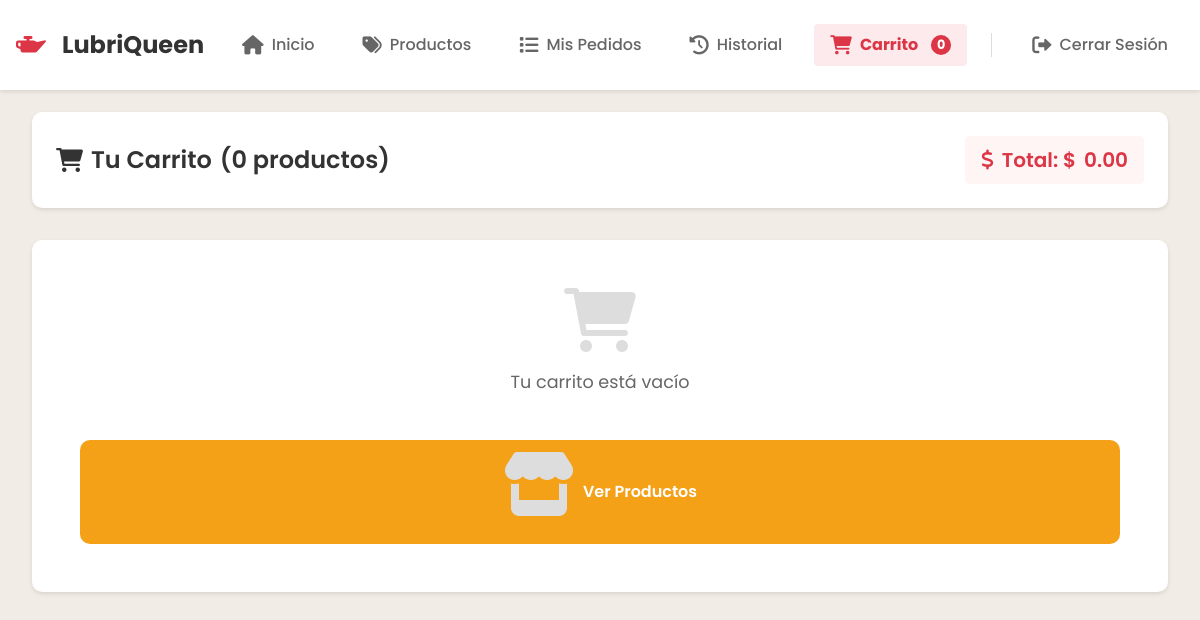
/client/cart.php (signed in), run on an earlier commit of the app's database.
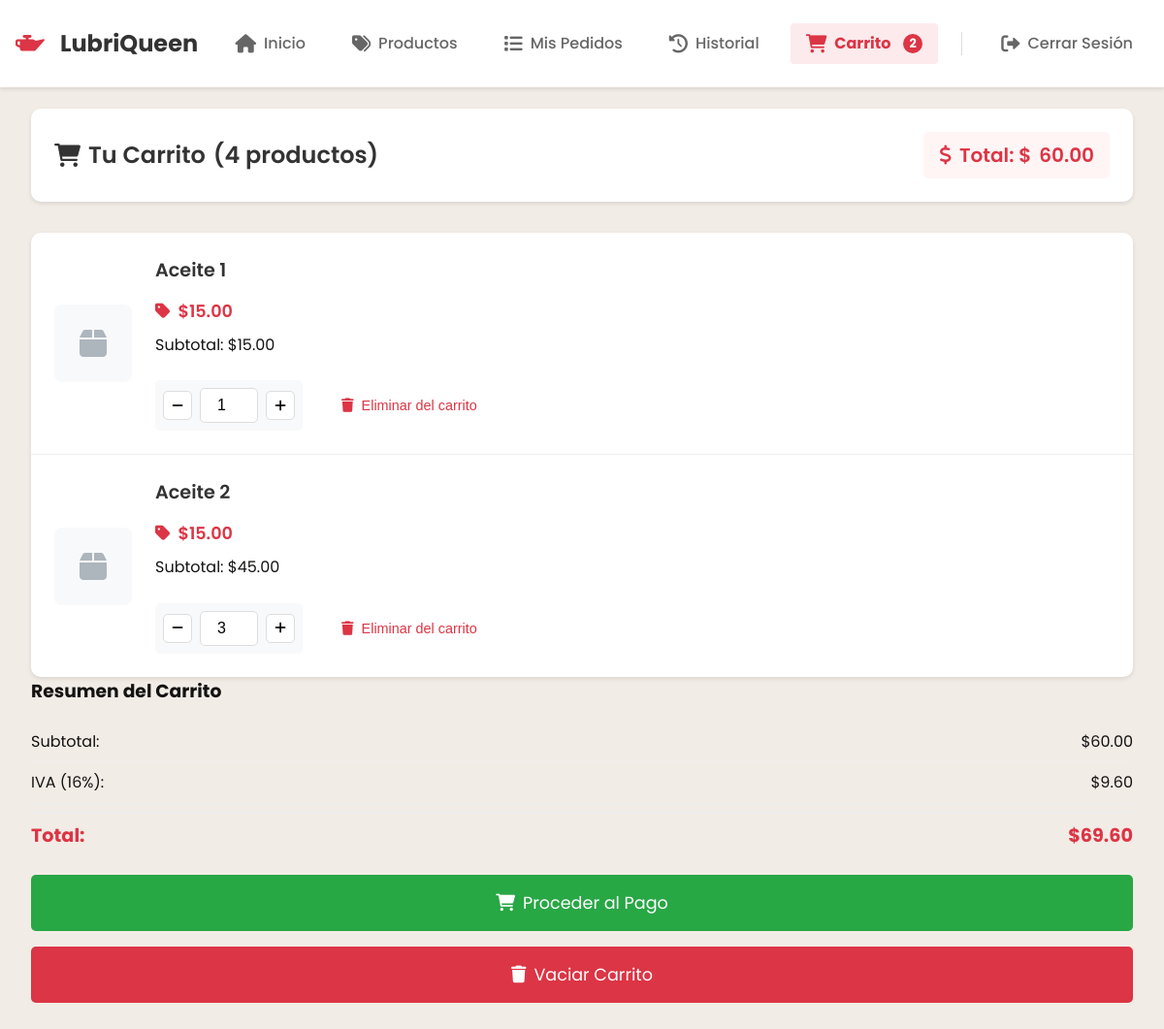
And on a later commit of the database.
### tables this page shows
CREATE TABLE `carrito` (
  `id` int(11) NOT NULL,
  `usuario_id` int(11) NOT NULL,
  `producto_id` int(11) NOT NULL,
  `cantidad` int(11) NOT NULL DEFAULT 1,
  `fecha_agregado` timestamp NOT NULL DEFAULT current_timestamp()
);

CREATE TABLE `productos` (
  `id` int(11) NOT NULL,
  `nombre` varchar(100) NOT NULL,
  `descripcion` text DEFAULT NULL,
  `precio` decimal(10,2) NOT NULL,
  `stock` int(11) NOT NULL DEFAULT 0,
  `categoria_id` int(11) DEFAULT NULL,
  `imagen` varchar(255) DEFAULT NULL,
  `estado` tinyint(1) NOT NULL DEFAULT 1,
  `fecha_creacion` timestamp NOT NULL DEFAULT current_timestamp()
);

### client/cart.php (the view, shortened to what the changed rows need)
<?php
require_once '../config/db.php';
$stmt = $conn->prepare("
    SELECT c.*, p.nombre, p.precio, p.imagen, p.stock
    FROM carrito c
    JOIN productos p ON c.producto_id = p.id
    WHERE c.usuario_id = ?
");
$stmt->execute([$_SESSION['user_id']]);
$items = $stmt->fetchAll(PDO::FETCH_ASSOC);
$total = 0;
foreach ($items as $item) {
    $total += $item['precio'] * $item['cantidad'];
}
?>
<!DOCTYPE html>
<html lang="es">
<head>
    <link rel="stylesheet" href="https://cdnjs.cloudflare.com/ajax/libs/font-awesome/6.0.0/css/all.min.css">
    <link rel="stylesheet" href="../css/styles.css">
</head>
<body>
    <?php include 'components/navbar.php'; ?>
    <div class="client-container">
        <div class="cart-header">
            <h2 class="cart-title">
                <i class="fas fa-shopping-cart"></i>
                Tu Carrito
                <span id="cart-summary" class="cart-summary">
                    (<?php echo array_sum(array_column($items, 'cantidad')); ?> productos)
                </span>
            </h2>
            <div class="cart-total">
                <i class="fas fa-dollar-sign"></i>
                Total: $<span id="cart-total"><?php echo number_format($total, 2); ?></span>
            </div>
        </div>
        <?php if (empty($items)): ?>
            <div class="cart-items">
                <div class="empty-cart">
                    <i class="fas fa-shopping-cart"></i>
                    <p>Tu carrito está vacío</p>
                    <a href="products.php" class="btn-primary">
                        <i class="fas fa-store"></i>
                        Ver Productos
                    </a>
                </div>
            </div>
        <?php else: ?>
            <div class="cart-items">
                <?php foreach ($items as $item): ?>
                    <div class="cart-item" data-producto-id="<?php echo $item['producto_id']; ?>">
                        <div class="item-image-container">
                            <?php
                            $imagePath = '../uploads/products/' . $item['imagen'];
                            if ($item['imagen'] && file_exists($imagePath) && is_readable($imagePath)): ?>
                                <img src="<?php echo $imagePath; ?>" alt="<?php echo htmlspecialchars($item['nombre']); ?>" class="item-image"
                                     onerror="this.style.display='none'; this.nextElementSibling.style.display='inline-block';">
                                <i class="fas fa-box item-no-image" style="display: none;"></i>
                            <?php else: ?>
                                <i class="fas fa-box item-no-image"></i>
                            <?php endif; ?>
                        </div>
                        <div class="item-details">
                            <h3 class="item-name"><?php echo htmlspecialchars($item['nombre']); ?></h3>
                            <div class="item-price" data-price="<?php echo $item['precio']; ?>">
                                <i class="fas fa-tag"></i>
                                $<?php echo number_format($item['precio'], 2); ?>
                            </div>
                            <div class="item-subtotal">
                                Subtotal: $<span class="item-subtotal"><?php echo number_format($item['precio'] * $item['cantidad'], 2); ?></span>
                            </div>
                            <div class="item-controls">
                                <div class="quantity-control">
                                    <button type="button" class="quantity-btn" onclick="updateQuantity(this, -1)">
                                        <i class="fas fa-minus"></i>
                                    </button>
                                    <input type="number"
                                           class="quantity-input"
                                           value="<?php echo $item['cantidad']; ?>"
                                           min="1"
                                           max="<?php echo $item['stock']; ?>"
                                           onchange="validateAndUpdateQuantity(this)">
                                    <button type="button" class="quantity-btn" onclick="updateQuantity(this, 1)">
                                        <i class="fas fa-plus"></i>
                                    </button>
                                </div>
                                <button class="remove-btn" onclick="removeFromCart(this)">
                                    <i class="fas fa-trash"></i>
                                    Eliminar del carrito
                                </button>
                            </div>
                        </div>
                    </div>
                <?php endforeach; ?>
            </div>
            <div class="checkout-section">
                <h3>Resumen del Carrito</h3>
                <div class="cart-summary-details">
                    <div class="summary-row">
                        <span>Subtotal:</span>
                        <span>$<span id="cart-subtotal"><?php echo number_format($total, 2); ?></span></span>
                    </div>
                    <div class="summary-row">
                        <span>IVA (16%):</span>
                        <span>$<span id="cart-iva"><?php echo number_format($total * 0.16, 2); ?></span></span>
                    </div>
                    <div class="summary-row total">
                        <span>Total:</span>
                        <span>$<span id="cart-total-with-tax"><?php echo number_format($total * 1.16, 2); ?></span></span>
                    </div>
                </div>
                <?php if (!empty($items)): ?>
                    <div class="buttons-container">
                        <button class="checkout-btn" onclick="window.location.href='checkout.php'">
                            <i class="fas fa-shopping-cart"></i>
                            Proceder al Pago
                        </button>
                        <button class="clear-cart-btn" onclick="vaciarCarrito()">
                            <i class="fas fa-trash"></i>
                            Vaciar Carrito
                        </button>
                    </div>
                <?php endif; ?>
            </div>
        <?php endif; ?>
    </div>
</body>
</html>

### client/components/navbar.php (shortened to what the changed rows need)
<?php
$current_page = basename($_SERVER['PHP_SELF']);
$cart_count = 0;
if (isset($_SESSION['user_id'])) {
    $stmt = $conn->prepare("SELECT COUNT(*) as total FROM carrito WHERE usuario_id = ?");
    $stmt->execute([$_SESSION['user_id']]);
    $cart_count = $stmt->fetch()['total'];
}
?>
<nav class="client-navbar">
    <div class="navbar-content">
        <div class="nav-links">
            <a href="cart.php" class="nav-link <?php echo $current_page == 'cart.php' ? 'active' : ''; ?>">
                <i class="fas fa-shopping-cart"></i>
                <span>Carrito</span>
                <span id="cart-counter" class="cart-count"><?php echo $cart_count; ?></span>
            </a>
        </div>
    </div>
</nav>

What changed in the data, as far as the page shows it:
added carrito: producto.nombre "Aceite 1", producto.precio "15.00", $item['precio']*$item['cantidad'] "15.00", cantidad "1"
added carrito: producto.nombre "Aceite 2", producto.precio "15.00", $item['precio'] * $item['cantidad'] "45.00", cantidad "3"
Also different on the page:
$cart_count: "0" → "2"
array_sum(array_column($items, 'cantidad')): "0" → "4"
$total: "0.00" → "60.00"
$total: (not shown) → "60.00"
$total * 0.16: (not shown) → "9.60"
$total * 1.16: (not shown) → "69.60"
text no longer shown: "Tu carrito está vacío Ver Productos"
text now shown: "Resumen del Carrito Subtotal: $ IVA (16%): $ Total: $ Proceder al Pago Vaciar Carrito"
